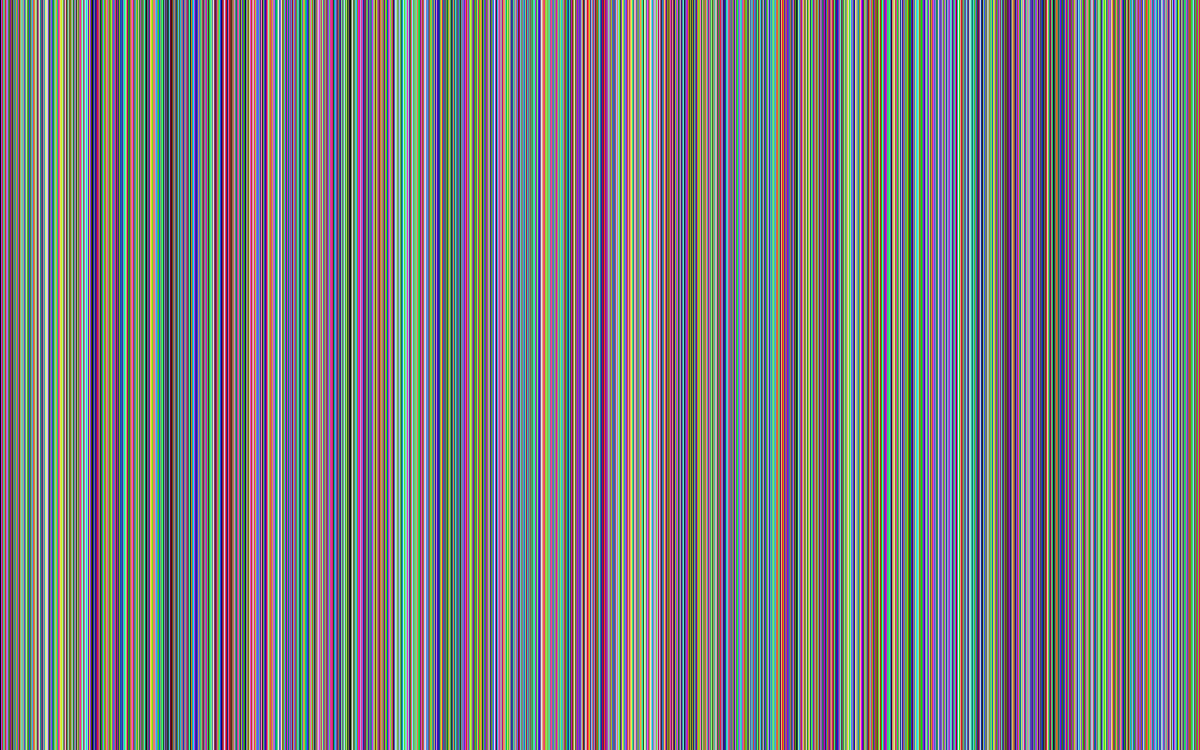
Frame 1 (no input)
Frame 60 (the mouse pressed at the canvas centre just before this capture): blank canvas, image omitted
Frame 120 (the mouse held since frame 60 and released just before this capture): blank canvas, image omitted

The Processing sketch that drew this single still picture (run headless with seeded random() and noise(); from frame 60 on, the mouse is pressed at the canvas centre):

// Processing sketch: Type_x_Combination_001
// ── Type_x_Combination_001.pde
/*

master processing sketch

TODO:

- OSC Protocol for sending data to SuperCollider and Python
  - Print data to console when necessary
  - Sonification protocol for visuals
- OSC Protocol for recieving data from Python
  - Switch all content on and off

*/


//TYPE 1 VARIABLES START
int largo = 1;
int r = 0;
int g = 0 ;
int b = 0;
//iterator
int count = 0;
//divisor
float divisor = 1;
//TYPE 1 VARIABLES END

// TYPE 2 VARIABLES START
//horizontal and vertival positions to be used
//The aspect ratio of the screen is 1.6 : 1
float horizontal = 8;
float vertical = 5;
float sqwidth;
float sqheight;
//counter to manage iteration
int count2;
//flip to manage when to decrease
int flip;
//manage legnth of cycles
int cyclen;
// TYPE 2 VARIABLES END

//TYPE 3 VARIABLES START
int largo3 = 1;
int count3;
float divisor3;
//TYPE 3 VARIABLES END

//TYPE 4 VARIABLES START
int len = 1;
int lenAmount = -1;
int count4;
//TYPE 4 VARIABLES END


//a master counting variable to switch between stress testing procedures
int mastercount;
int typeswitch = 1;
int switchlen = 100;

void setup() {
  size(1280, 800);
  cyclen = 200;
}

void draw() {

  if (typeswitch == 1) {
    type1();
    mastercount ++;
  }

  if (typeswitch == 2) {
    type2();
    mastercount ++;
  }

  if (typeswitch == 3) {
    type3();
    mastercount ++;
  }

  if (typeswitch == 4) {
    type4();
    mastercount ++;
  }
  
  //reset master counter, grab new legnth and switch test type
  if (mastercount == switchlen) {
    mastercount = 0;
    switchlen = int(random(1000));
    typeswitch = int(random(1, 5));
    print(typeswitch);
  }
}













void type1() {
  for (int x = 0; x < width; x+=largo) 
  {
    for (int y = 0; y < height; y+=largo)
    {
      noStroke();
      fill(map(r, 0, 63, 0, 255), map(g, 0, 63, 0, 255), map(b, 0, 63, 0, 255));
      rect(x, y, largo, largo);
    }

    //adds a random number
    r += int(random(0, 63));
    g += int(random(0, 63));
    b += int(random(0, 63));

    //wraps that number to 63, which will then be mapped to 0-255
    r = r%63;
    g = g%63;
    b = b%63;
  }

  count++;

  //this increases the size of the blocks every ten counts
  //would be nice to do this according to the scale of the screen
  if (count > 30) {
    //casting divisor as an int here to avoid math problems later on down the line
    largo = width/int(divisor);
    divisor = divisor*1.1;
    if (divisor == 1) {
      divisor = 2;
    }
    //scale this to the screen. Could do with this scrolling back a la arduino doublefade but we'll come back to that
    if (divisor > 720) {
      divisor = 2;
    }
    count = 0;
  }
}




void type2() {

  //width of square
  sqwidth = width/horizontal;
  //height of square
  sqheight = height/vertical;

  //stop outlines
  noStroke();

  //nested for loop to do horizontal and vertical stacking of boxes
  for (int i=0; i<=horizontal; i++) {
    for (int j=0; j<=vertical; j++) {
      fill(map(random(63), 0, 63, 0, 255), map(random(63), 0, 63, 0, 255), map(random(63), 0, 63, 0, 255));
      rect(sqwidth*i, sqheight*j, sqwidth, sqheight);
    }
  }

  count2++;

  if (count2 == cyclen && flip == 0) {
    horizontal = horizontal * 2;
    vertical = vertical * 2;
    count2 = 0;
    cyclen = cyclen - 20;
  }

  if (count2 == cyclen && flip == 1) {
    horizontal = horizontal / 2;
    vertical = vertical / 2;
    cyclen = cyclen + 20;
    count2 = 0;
  }

  if (horizontal == 1024.0) {
    flip = 1;
  }

  if ( horizontal == 8 ) {
    flip = 0;
  }
}


void type3() {
  for (int x = 0; x < height; x+=largo3) 
  {
    for (int y = 0; y < width; y+=largo3)
    {
      noStroke();
      fill(map(r, 0, 63, 0, 255), map(g, 0, 63, 0, 255), map(b, 0, 63, 0, 255));
      rect(y, x, largo3, largo3);
    }

    //adds a random number
    r += int(random(0, 63));
    g += int(random(0, 63));
    b += int(random(0, 63));

    //wraps that number to 63, which will then be mapped to 0-255
    r = r%63;
    g = g%63;
    b = b%63;
  }

  count3++;

  //this increases the size of the blocks every ten counts
  //would be nice to do this according to the scale of the screen
  if (count3 > 30) {
    //casting divisor as an int here to avoid math problems later on down the line
    largo3 = width/int(divisor);
    divisor3 = divisor3*1.1;
    if (divisor3 == 1) {
      divisor3 = 2;
    }
    //scale this to the screen. Could do with this scrolling back a la arduino doublefade but we'll come back to that
    if (divisor3 > 720) {
      divisor3 = 2;
    }
    count3 = 0;
  }
}

void type4() {
  background(0);

  if (count4 >= 60 - len) {
    fill(map(random(63), 0, 63, 0, 255), map(random(63), 0, 63, 0, 255), map(random(63), 0, 63, 0, 255));
    rect(0, 0, 1280, 800);
    count4 = 0;
    //i need an in/out type statement to have this get shorter then longer again
    if (len >= 59 || len <= 1) {
      lenAmount = -lenAmount;
    };
    len = len + lenAmount; 
  }


  count4++; 
}
